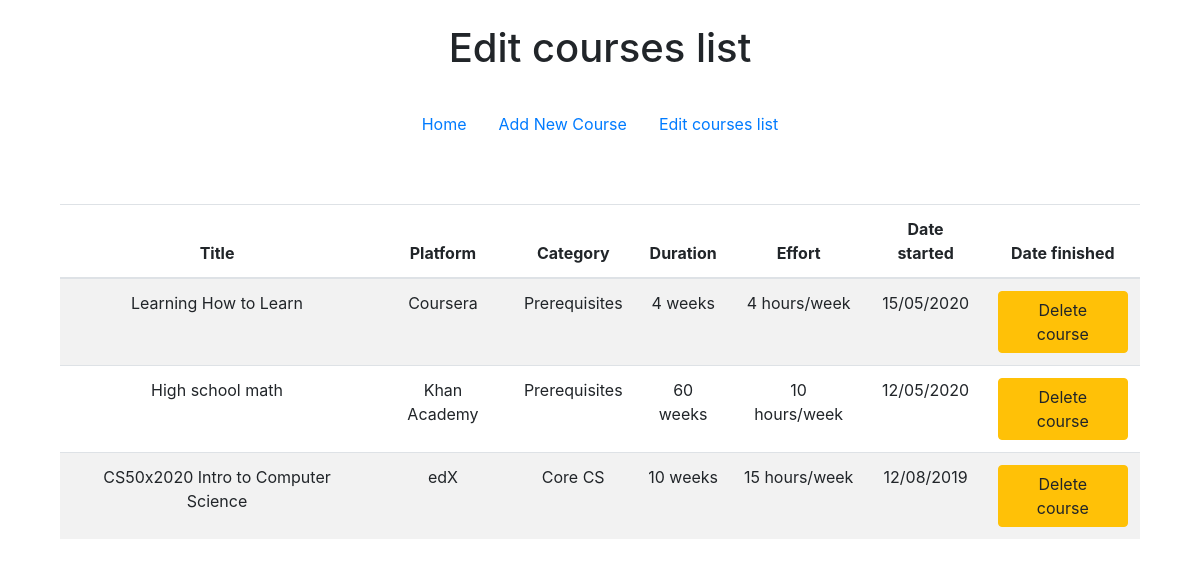
The page /edit on the database as committed earlier.
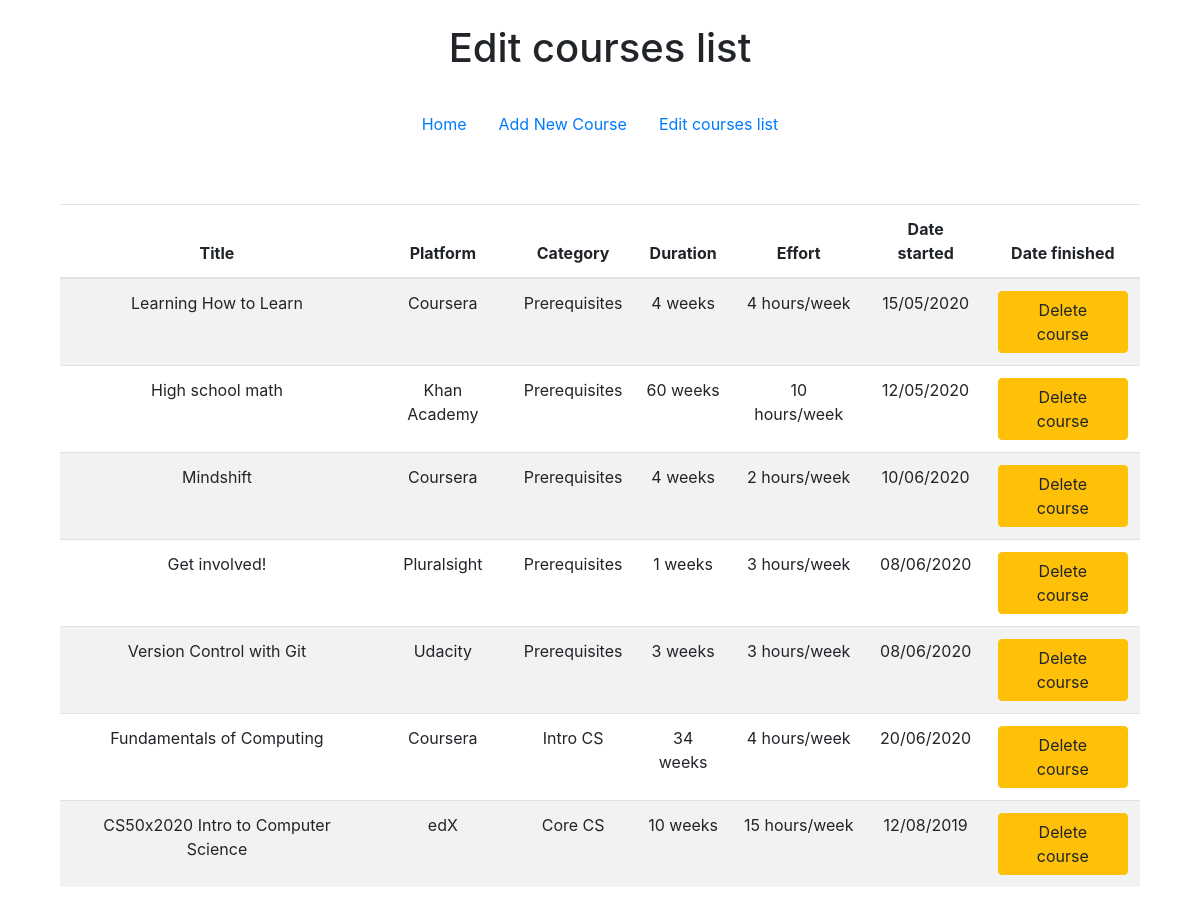
The same page on the database as committed later.
### tables this page shows
CREATE TABLE 'courses' (
  'id' INTEGER PRIMARY KEY AUTOINCREMENT NOT NULL,
  'title' VARCHAR(255),
  'platform' VARCHAR(255),
  'category' VARCHAR(255),
  'duration' INTEGER,
  'effort' INTEGER,
  'started' DATE DEFAULT (strftime ('%d/%m/%Y/%S', 'now', 'localtime')),
  'ended' – DATE DEFAULT (strftime ('%d/%m/%Y/%S', 'now', 'localtime'))
);

### application.py (the view)
@app.route("/edit", methods=["GET", "POST"])
def edit():
    rows = db.execute("SELECT * FROM courses ORDER BY category ASC, started DESC;")
    if request.method == "GET":
        return render_template("edit.html", rows=rows)
    else:
        db.execute("DELETE FROM courses WHERE id=:id;", id=request.form.get("delete", "row['id'].value")) # Need to look into this
        return redirect("/")

### templates/edit.html
{% extends "layout.html" %}
{% block pagetitle %}
    <h1>Edit courses list</h1>
{% endblock %}
{% block body %}
    <table class="table table-striped">
        <thead>
            <th>Title</th><th>Platform</th><th>Category</th><th>Duration</th><th>Effort</th><th>Date started</th><th>Date finished</th>
        </thead>
        <tbody>
        {% for row in rows %}
            <tr>
                <td>{{ row.title }}</td><td>{{ row.platform }}</td><td>{{ row.category[3:] }}</td>
                <td>{{ row.duration }} weeks</td><td>{{ row.effort }} hours/week</td><td>{{ row.started[:10] }}</td>
                <td><form action="/edit" method="post"><button name="delete" class="btn btn-warning" type="submit" value="{{ row.id }}">Delete course</button></form></td>
            </tr>
        {% endfor %}
        </tbody>
    </table>
{% endblock %}

Rows that differ between the two databases and show on the page:
added courses: title "Mindshift", platform "Coursera", category "Prerequisites", duration "4", effort "2", started "10/06/2020", {{ row.id }} 26 (drawn)
added courses: title "Get involved!", platform "Pluralsight", category "Prerequisites", duration "1", effort "3", started "08/06/2020", {{ row.id }} 25 (drawn)
added courses: title "Version Control with Git", platform "Udacity", category "Prerequisites", duration "3", effort "3", started "08/06/2020", {{ row.id }} 24 (drawn)
added courses: title "Fundamentals of Computing", platform "Coursera", category "Intro CS", duration "34", effort "4", started "20/06/2020", {{ row.id }} 27 (drawn)
